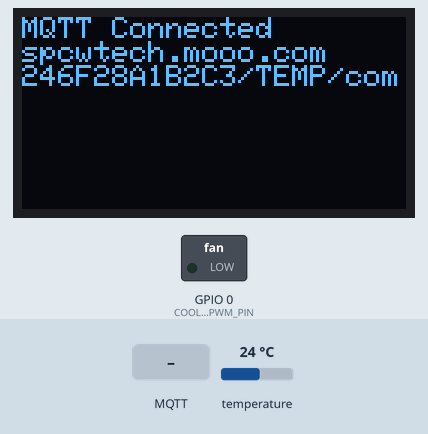
This sketch was run on a simulated ESP32-C3. Shown: 128×64 one-colour display, switched loads named in the sketch (green lamp = pin HIGH). The test bench sets the inputs (shaded band); at power-on: temperature 24 °C. WiFi joins after 1.5 s; servers stay silent unless stated; EEPROM starts erased; no MQTT or app messages arrive unless stated; what the sketch prints to the serial monitor is not drawn.

Above: at 5.9 s.
6.0 s: MQTT message "save" arrives on the first subscribed topic
At 7.2 s:
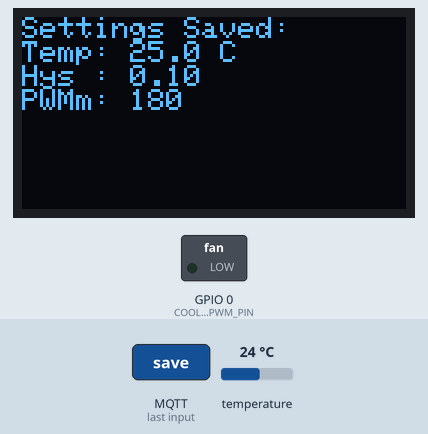
9.0 s: temperature set to 25.9 °C
At 11.2 s:
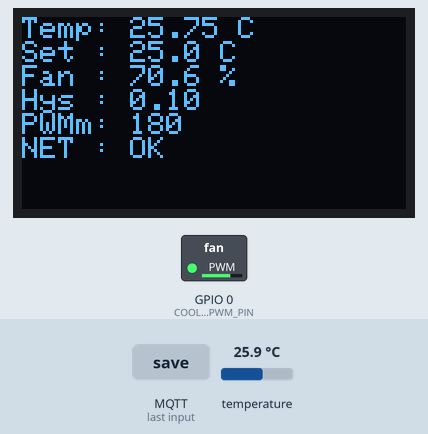
11.6 s: temperature set to 28 °C
At 13.9 s:
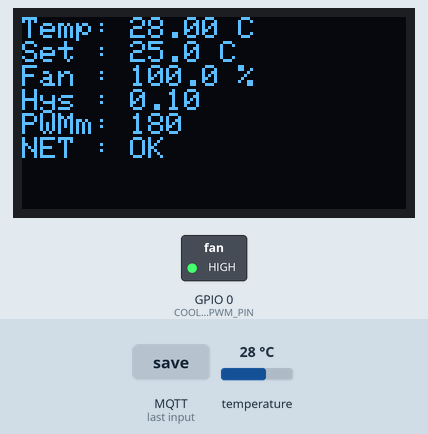
14.2 s: temperature set to 12 °C
At 16.1 s:
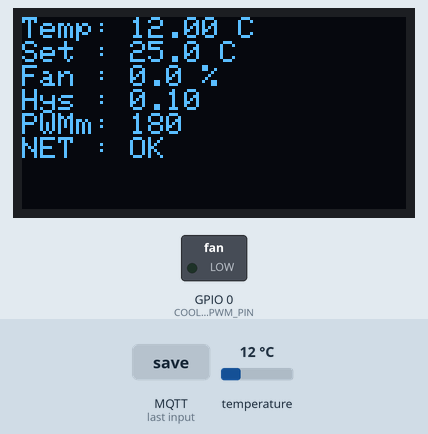
Timing chart, 0 to 17.6 s (numbered marks = the images above; inputs shaded):
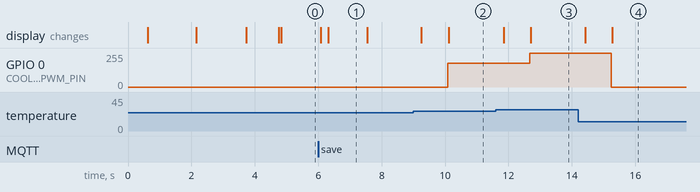

The sketch:

esp32c3tempcon.ino
```cpp
#include <WiFi.h>
#include <PubSubClient.h>
#include <OneWire.h>
#include <DallasTemperature.h>
#include <Adafruit_SSD1306.h>
#include <Adafruit_GFX.h>
#include <EEPROM.h>
#include <ArduinoJson.h>
#include <string.h>
#include <cmath>
#include <WiFiUdp.h>
#include <esp_wifi.h>
// --- 설정 ---
// EEPROM 주소 정의
#define EEPROM_SIZE 128
#define SET_TEMP_ADDR 0
#define HYSTERESIS_ADDR 4
#define PWM_MIN_ADDR 8

// 온도 시리얼 출력 설정
const long SERIAL_TEMP_INTERVAL = 1000;
unsigned long last_serial_temp_time = 0;

// Wi-Fi 설정
//const char* WIFI_SSID = "SK_4974_2.4G";
const char* WIFI_SSID = "SK_4974_2.4G"; // 사용하시는 WiFi SSID로 변경하세요
const char* WIFI_PASSWORD = "BQP06@0276";       // 사용하시는 WiFi 비밀번호로 변경하세요

// MQTT 설정
const char* mqtt_server = "spcwtech.mooo.com";
const int mqtt_port = 1883;
String mqtt_client_id; // MAC 주소 기반 고유 ID (String 사용)
String topic_pub;      // 발행 토픽 (String 사용)
String topic_sub;      // 구독 토픽 (String 사용)

WiFiClient espClient;
PubSubClient client(espClient);

// UDP 브로드캐스팅 설정
WiFiUDP udp;
IPAddress broadcastIP(255, 255, 255, 255);
const int UDP_PORT = 4210; // UDP 포트 설정

// 하트비트 설정
unsigned long last_heartbeat_time = 0;
const long HEARTBEAT_INTERVAL = 10000;

// 온도 및 제어 설정
float current_set_temp = 26.0;
unsigned long last_publish_time = 0;
const long PUBLISH_INTERVAL = 5000;
const float KP = 30000.0;
const int PWM_MIN_RAW = 40000;
const int PWM_MAX_RAW = 65535;
int PWM_MIN = 180; // 이 값은 EEPROM에서 읽어옵니다.
const int PWM_MAX = 255;
const long CONTROL_INTERVAL = 1000;
float HYSTERESIS = 0.1; // 이 값은 EEPROM에서 읽어옵니다.
unsigned long last_control_time = 0;
bool cooler_state = false;
int current_pwm_value = 0;

// --- LEDC PWM 설정 (고주파 소음 및 주파수 제어를 위함) ---
const int PWM_FREQUENCY = 25000;     // 목표 PWM 주파수 (25kHz)
const int LEDC_CHANNEL_COOLER = 0;   // LEDC 채널 (ESP32-C3는 0-5 사용 가능)
const int LEDC_RESOLUTION = 8;       // PWM 해상도 (8비트: 0-255 범위)

// --- 하드웨어 핀 정의 (ESP32-C3) ---
const int I2C_SCL_PIN = 9;    // ESP32-C3 GPIO9
const int I2C_SDA_PIN = 8;    // ESP32-C3 GPIO8
#define OLED_WIDTH 128
#define OLED_HEIGHT 64
Adafruit_SSD1306 display(OLED_WIDTH, OLED_HEIGHT, &Wire, -1); // RST 핀 미사용 시 -1
const int COOLER_PWM_PIN = 0; // ESP32-C3 GPIO0 (LEDC 제어)
const int ONEWIRE_PIN = 2;    // ESP32-C3 GPIO2

// Serial1 TX pin for temperature data (ESP32-C3)
const int SERIAL1_TX_PIN = 21; // ESP32-C3 GPIO21
const int SERIAL1_RX_PIN = -1; // RX 핀 미사용

OneWire oneWire(ONEWIRE_PIN);
DallasTemperature sensors(&oneWire);
DeviceAddress insideThermometer;

// --- 함수 정의 ---
void send_temperature_via_serial1(float temperature) {
  unsigned long current_time = millis();
  if (current_time - last_serial_temp_time >= SERIAL_TEMP_INTERVAL) {
    Serial1.print(temperature);
    Serial1.print("\n");
    last_serial_temp_time = current_time;
  }
}

// 기존 코드의 broadcast_via_udp 함수를 아래와 같이 변경합니다:
void broadcast_via_udp(const char* topic, const char* message) {
  // ESP8266에서 작동하는 방식 그대로 구현
  IPAddress broadcastAddress(255, 255, 255, 255);

  Serial.println("UDP 브로드캐스트 시작...");
  if (udp.beginPacket(broadcastAddress, UDP_PORT)) {
    // 토픽만 보내거나 (하트비트) 또는 토픽:메시지 형태로 보내기
    String udpMessage;
    if (strcmp(message, "a") == 0) {
      // 하트비트인 경우 - ESP8266 코드와 동일하게 토픽만 전송
      udpMessage = String(topic);
    } else {
      // 일반 데이터인 경우 - 토픽:메시지 형태로 전송
      udpMessage = String(topic) + ":" + String(message);
    }

    // 메시지 쓰기
    udp.write((const uint8_t*)udpMessage.c_str(), udpMessage.length());

    // 패킷 전송 마무리
    if (udp.endPacket()) {
      Serial.printf("UDP 패킷 전송 성공: %s\n", udpMessage.c_str());
    } else {
      Serial.println("UDP 패킷 전송 실패!");
    }
  } else {
    Serial.println("UDP 패킷 시작 실패!");
  }
}

void send_heartbeat() {
  unsigned long current_time = millis();
  if (current_time - last_heartbeat_time >= HEARTBEAT_INTERVAL) {
    if (client.connected()) {
      client.publish(topic_pub.c_str(), "a", false);
      Serial.printf("Heartbeat sent (MQTT): %s -> a\n", topic_pub.c_str());
    } else {
      Serial.println("Heartbeat: MQTT not connected, skipping MQTT send.");
    }
    broadcast_via_udp(topic_pub.c_str(), "a");
    last_heartbeat_time = current_time;
  }
}

void display_message(String line1 = "", String line2 = "", String line3 = "", String line4 = "") {
  display.clearDisplay();
  display.setTextSize(1);
  display.setTextColor(SSD1306_WHITE);
  display.setCursor(0, 0);
  if (line1 != "") display.println(line1);
  if (line2 != "") display.println(line2);
  if (line3 != "") display.println(line3);
  if (line4 != "") display.println(line4);
  display.display();
}

void save_all_settings() {
  EEPROM.put(SET_TEMP_ADDR, current_set_temp);
  EEPROM.put(HYSTERESIS_ADDR, HYSTERESIS);
  EEPROM.put(PWM_MIN_ADDR, PWM_MIN);
  if (EEPROM.commit()) {
    Serial.println("모든 설정이 EEPROM에 저장됨");
    display_message("Settings Saved:",
                    "Temp: " + String(current_set_temp, 1) + " C",
                    "Hys : " + String(HYSTERESIS, 2),
                    "PWMm: " + String(PWM_MIN));
  } else {
    Serial.println("EEPROM commit failed");
    display_message("EEPROM Save", "Failed!");
  }
  delay(1000);
}

float read_set_temp() {
  float temp;
  EEPROM.get(SET_TEMP_ADDR, temp);
  Serial.printf("EEPROM에서 설정 온도 읽기: %.1f C\n", temp);
  if (isnan(temp) || temp < 0.0 || temp > 50.0) {
    Serial.println("EEPROM 설정 온도 값이 유효하지 않거나 범위를 벗어나므로 기본값(25.0C)을 사용하고 저장합니다.");
    temp = 25.0;
    EEPROM.put(SET_TEMP_ADDR, temp);
    EEPROM.commit();
  }
  return temp;
}

void control_temperature(float current_temp) {
  unsigned long current_time = millis();
  if (current_time - last_control_time >= CONTROL_INTERVAL) {
    float error = current_temp - current_set_temp;

    if (!cooler_state && error > HYSTERESIS) {
      cooler_state = true;
      Serial.println("쿨러 켜짐");
    } else if (cooler_state && error < -HYSTERESIS) {
      cooler_state = false;
      Serial.println("쿨러 꺼짐");
    }

    int pwm_value_output = 0; // LEDC에 쓸 최종 값 (0-255 for 8-bit)
    if (cooler_state) {
      float pwm_value_calc_float = max(0.0f, error) * KP;
      int pwm_value_raw = min((int)PWM_MAX_RAW, max((int)PWM_MIN_RAW, (int)pwm_value_calc_float));
      pwm_value_output = map(pwm_value_raw, PWM_MIN_RAW, PWM_MAX_RAW, PWM_MIN, PWM_MAX);
      pwm_value_output = constrain(pwm_value_output, 0, 255); // 8비트 LEDC 해상도에 맞게 0-255 범위 유지

      ledcWrite(LEDC_CHANNEL_COOLER, pwm_value_output); // LEDC로 PWM 출력
      current_pwm_value = pwm_value_output; // 현재 PWM 값을 저장 (표시용)
    } else {
      ledcWrite(LEDC_CHANNEL_COOLER, 0); // LEDC로 PWM 출력 중지
      current_pwm_value = 0;
    }
    last_control_time = current_time;
  }
}

void process_sensors_and_update() {
  sensors.requestTemperatures();
  float temperature = sensors.getTempCByIndex(0);

  if (temperature != DEVICE_DISCONNECTED_C && temperature != 85.0 && temperature != -127.0) {
    send_temperature_via_serial1(temperature);
    control_temperature(temperature);

    unsigned long current_time = millis();
    if (current_time - last_publish_time >= PUBLISH_INTERVAL) {
      StaticJsonDocument<192> jsonDoc;
      jsonDoc["temp"] = round(temperature * 100) / 100.0;
      jsonDoc["set_temp"] = round(current_set_temp * 10) / 10.0;
      jsonDoc["pwm_value"] = current_pwm_value;
      jsonDoc["cooler_state"] = cooler_state;
      jsonDoc["hysteresis"] = HYSTERESIS;
      jsonDoc["pwm_min"] = PWM_MIN;

      char jsonBuffer[192];
      serializeJson(jsonDoc, jsonBuffer);

      if (client.connected()){
        client.publish(topic_pub.c_str(), jsonBuffer, true);
        Serial.printf("Published (MQTT): %s\n", jsonBuffer);
      } else {
        Serial.println("Publish: MQTT not connected, skipping MQTT publish.");
      }
      broadcast_via_udp(topic_pub.c_str(), jsonBuffer);
      last_publish_time = current_time;
    }

    display.clearDisplay();
    display.setCursor(0, 0);
    display.setTextSize(1);
    display.setTextColor(SSD1306_WHITE);

    char buffer[30]; // 버퍼 크기 약간 늘림
    sprintf(buffer, "Temp: %.2f C", temperature);
    display.println(buffer);
    sprintf(buffer, "Set : %.1f C", current_set_temp);
    display.println(buffer);
    float fan_percent = (current_pwm_value > 0) ? ((float)current_pwm_value / 255.0 * 100.0) : 0.0; // 255 기준 백분율
    sprintf(buffer, "Fan : %.1f %%", fan_percent);
    display.println(buffer);
    sprintf(buffer, "Hys : %.2f", HYSTERESIS);
    display.println(buffer);
    sprintf(buffer, "PWMm: %d", PWM_MIN);
    display.println(buffer);

    if (WiFi.status() != WL_CONNECTED) {
        display.println("WiFi: Disconn");
    } else if (!client.connected()) {
        display.println("MQTT: Disconn");
    } else {
        display.println("NET : OK");
    }
    display.display();
  } else {
    Serial.println("Error reading temperature");
    display_message("Temp Reading", "Error!");
    delay(1000);
  }
}

void reconnect() {
  int retries = 0;
  while (!client.connected() && retries < 5) {
    Serial.print("MQTT 연결 시도 중...");
    display_message("MQTT Connecting", mqtt_server);

    if (client.connect(mqtt_client_id.c_str())) {
      Serial.println("연결됨");
      client.subscribe(topic_sub.c_str());
      display_message("MQTT Connected", mqtt_server, topic_sub.c_str());
      delay(1000);
    } else {
      Serial.print("실패, rc=");
      Serial.print(client.state());
      Serial.println(" 5초 후 다시 시도");
      display_message("MQTT Failed", "RC: " + String(client.state()), "Retrying...");
      delay(5000);
    }
    retries++;
  }
  if (!client.connected()) {
    Serial.println("MQTT 연결 실패 후 재시도 제한 도달.");
  }
}

void callback(char* topic, byte* payload, unsigned int length) {
  Serial.print("메시지 수신 [");
  Serial.print(topic);
  Serial.print("] ");
  String message = "";
  for (unsigned int i = 0; i < length; i++) {
    message += (char)payload[i];
  }
  Serial.println(message);

  if (message == "save") {
    Serial.println("명시적 저장 명령 수신됨 ('save' 문자열)");
    save_all_settings();
    return;
  }

  StaticJsonDocument<128> jsonDoc;
  DeserializationError error = deserializeJson(jsonDoc, payload, length);

  if (!error) {
    if (jsonDoc.containsKey("settemp")) {
      float new_temp = jsonDoc["settemp"].as<float>();
      if (new_temp >= 0.0 && new_temp <= 50.0) {
        current_set_temp = new_temp;
        Serial.printf("MQTT를 통해 설정 온도 업데이트됨: %.1f C\n", current_set_temp);
      } else {
        Serial.println("MQTT를 통해 유효하지 않은 온도 범위를 수신함");
      }
    }
    if (jsonDoc.containsKey("hysteresis")) {
      float new_hysteresis = jsonDoc["hysteresis"].as<float>();
      if (new_hysteresis >= 0.05 && new_hysteresis <= 2.0) {
        HYSTERESIS = new_hysteresis;
        Serial.printf("MQTT를 통해 히스테리시스 업데이트됨: %.2f\n", HYSTERESIS);
      } else {
        Serial.println("MQTT를 통해 유효하지 않은 히스테리시스 범위를 수신함");
      }
    }
    if (jsonDoc.containsKey("pwm_min")) {
      int new_pwm_min = jsonDoc["pwm_min"].as<int>();
      if (new_pwm_min >= 0 && new_pwm_min <= 255) { // 0-255 범위 확인
        PWM_MIN = new_pwm_min;
        Serial.printf("MQTT를 통해 PWM_MIN 업데이트됨: %d\n", PWM_MIN);
      } else {
        Serial.println("MQTT를 통해 유효하지 않은 PWM_MIN 범위를 수신함");
      }
    }
    if (jsonDoc.containsKey("save") && jsonDoc["save"].as<bool>()) {
      Serial.println("JSON을 통한 저장 명령 수신됨 (save: true)");
      save_all_settings();
    }
  } else {
    Serial.print("MQTT 페이로드 JSON 파싱 오류: ");
    Serial.println(error.c_str());
  }
}

void setup_wifi() {
  delay(10);
  Serial.println();
  Serial.printf("%s에 연결 중\n", WIFI_SSID);
  display_message("WiFi Connecting", WIFI_SSID);
  esp_wifi_set_max_tx_power(20);
  WiFi.mode(WIFI_STA);
  WiFi.begin(WIFI_SSID, WIFI_PASSWORD);

  unsigned long wifi_connect_start = millis();
  while (WiFi.status() != WL_CONNECTED && (millis() - wifi_connect_start < 20000)) { // 20초 타임아웃
    delay(500);
    Serial.print(".");
  }

  if (WiFi.status() == WL_CONNECTED) {
    Serial.println("\nWiFi 연결됨");
    Serial.print("IP 주소: ");
    Serial.println(WiFi.localIP());
    display_message("WiFi connected!", WiFi.localIP().toString());
  } else {
    Serial.println("\nWiFi 연결 실패");
    display_message("WiFi Failed!", "Check SSID/Pass");
  }
  delay(1000);
}

void setup_mqtt() {
  String macAddress = WiFi.macAddress();
  macAddress.replace(":", "");
  mqtt_client_id = macAddress;
  topic_pub = mqtt_client_id + "/TEMP"+"/sta";
  topic_sub = mqtt_client_id + "/TEMP"+"/com";

  Serial.printf("MQTT 클라이언트 ID: %s\n", mqtt_client_id.c_str());
  Serial.printf("MQTT 발행 토픽: %s\n", topic_pub.c_str());
  Serial.printf("MQTT 구독 토픽: %s\n", topic_sub.c_str());

  client.setServer(mqtt_server, mqtt_port);
  client.setCallback(callback);
}

void setup_temp_sensor() {
  sensors.begin();
  Serial.print("발견된 ");
  Serial.print(sensors.getDeviceCount(), DEC);
  Serial.println(" Dallas 온도 센서");
  if (!sensors.getAddress(insideThermometer, 0)) {
    Serial.println("장치 0의 주소를 찾을 수 없음");
    display_message("Temp Sensor", "Not Found!");
    delay(2000);
  } else {
    Serial.print("장치 0의 주소: ");
    for (uint8_t i = 0; i < 8; i++) {
      if (insideThermometer[i] < 16) Serial.print("0"); // HEX 출력 시 자리수 맞춤
      Serial.print(insideThermometer[i], HEX);
      Serial.print(" ");
    }
    Serial.println();
  }
  sensors.setResolution(insideThermometer, 10); // 해상도 설정 (9, 10, 11, or 12 bits)
}

void setup_udp() {
  // ESP8266 방식처럼 단순하게 초기화
  if (udp.begin(UDP_PORT)) {
    Serial.printf("UDP 브로드캐스팅 초기화됨 (포트: %d)\n", UDP_PORT);

    // 테스트 패킷 전송 시도
    delay(500);
    Serial.println("UDP 테스트 패킷 전송 시도...");
    IPAddress test_ip(255, 255, 255, 255);
    if (udp.beginPacket(test_ip, UDP_PORT)) {
      String test_msg = topic_pub + "/TEST";
      udp.write((const uint8_t*)test_msg.c_str(), test_msg.length());
      if (udp.endPacket()) {
        Serial.println("UDP 테스트 패킷 전송 성공!");
      } else {
        Serial.println("UDP 테스트 패킷 전송 실패!");
      }
    } else {
      Serial.println("UDP 테스트 패킷 시작 실패!");
    }
  } else {
    Serial.println("UDP 초기화 실패");
  }
}

void setup() {
  Serial.begin(115200);
  while (!Serial && millis() < 2000); // 네이티브 USB C3의 경우 시리얼 포트 연결 대기
  Serial.println("\n부팅 중 (ESP32-C3 온도 조절기)");

  Serial1.begin(115200, SERIAL_8N1, SERIAL1_RX_PIN, SERIAL1_TX_PIN);
  Serial.printf("Serial1 (TX on GPIO%d) 초기화됨 - 115200 baud\n", SERIAL1_TX_PIN);

  Wire.begin(I2C_SDA_PIN, I2C_SCL_PIN); // ESP32 I2C0용 SDA, SCL 지정

  // --- LEDC PWM 설정 ---
  // ledcSetup 함수는 설정된 실제 주파수를 반환합니다.
  double actualFrequency = ledcSetup(LEDC_CHANNEL_COOLER, PWM_FREQUENCY, LEDC_RESOLUTION);
  Serial.printf("LEDC 채널 %d 설정: 요청 주파수 %dHz, 실제 주파수 %.2fHz, 해상도 %d-bit\n",
                LEDC_CHANNEL_COOLER, PWM_FREQUENCY, actualFrequency, LEDC_RESOLUTION);

  // PWM 핀(COOLER_PWM_PIN)을 설정된 LEDC 채널에 연결합니다.
  ledcAttachPin(COOLER_PWM_PIN, LEDC_CHANNEL_COOLER);
  Serial.printf("쿨러 PWM 핀 %d번이 LEDC 채널 %d번에 연결됨\n", COOLER_PWM_PIN, LEDC_CHANNEL_COOLER);
  // --- LEDC PWM 설정 완료 ---

  if (!EEPROM.begin(EEPROM_SIZE)) {
    Serial.println("EEPROM 시작 실패!");
    display_message("EEPROM Error", "Init Failed!");
    delay(2000);
    // ESP.restart(); // EEPROM이 매우 중요하다면 재시작 고려
  }

  if (!display.begin(SSD1306_SWITCHCAPVCC, 0x3C)) { // 사용 중인 OLED의 I2C 주소 확인
    Serial.println(F("SSD1306 할당 실패"));
    while (true); // 여기서 멈춤
  }
  display_message("Initializing...");
  delay(500);

  EEPROM.get(HYSTERESIS_ADDR, HYSTERESIS);
  if (isnan(HYSTERESIS) || HYSTERESIS < 0.05 || HYSTERESIS > 2.0) {
    HYSTERESIS = 0.1; // 기본값
    EEPROM.put(HYSTERESIS_ADDR, HYSTERESIS);
    EEPROM.commit();
    Serial.println("EEPROM 히스테리시스 값이 유효하지 않아 기본값(0.1)으로 설정 및 저장됨.");
  }
  Serial.printf("EEPROM에서 히스테리시스 읽기: %.2f\n", HYSTERESIS);

  EEPROM.get(PWM_MIN_ADDR, PWM_MIN);
  if (PWM_MIN < 0 || PWM_MIN > 255) { // int형에는 isnan() 불필요
    PWM_MIN = 180; // 기본값
    EEPROM.put(PWM_MIN_ADDR, PWM_MIN);
    EEPROM.commit();
    Serial.println("EEPROM PWM_MIN 값이 유효하지 않아 기본값(180)으로 설정 및 저장됨.");
  }
  Serial.printf("EEPROM에서 PWM_MIN 읽기: %d\n", PWM_MIN);

  setup_wifi();
  if (WiFi.status() == WL_CONNECTED) {
    setup_mqtt();
    setup_udp();
  }

  setup_temp_sensor();
  current_set_temp = read_set_temp(); // NaN 처리 및 기본값 저장 로직 포함
  display_message("Set Temp Read:", String(current_set_temp, 1) + " C");
  delay(1000);

  // LEDC를 사용하므로 pinMode(COOLER_PWM_PIN, OUTPUT)는 필요 없습니다.
  // 초기 쿨러 상태는 OFF로 설정 (LEDC 사용)
  ledcWrite(LEDC_CHANNEL_COOLER, 0); // 쿨러 PWM 출력을 0으로 시작
  Serial.println("초기 쿨러 PWM 상태: OFF (LEDC 값 0)");
}

void loop() {
  if (WiFi.status() != WL_CONNECTED) {
    Serial.println("WiFi 연결 끊김. 재연결 시도 중...");
    display_message("WiFi Lost", "Reconnecting...");
    setup_wifi();
    if (WiFi.status() == WL_CONNECTED) {
      setup_mqtt(); // WiFi 재연결 시 MQTT도 재설정
    }
  } else {
    if (!client.connected()) {
      reconnect();
    }
    if (client.connected()){
      client.loop();
    }
  }

  process_sensors_and_update();
  send_heartbeat();

  delay(200); // 메인 루프 지연
}
```

Measured:
- the behaviour switches between 25.2 and 25.3 °C on temperature (found by bisection; images 1 and 2)
- after the input at 6.0 s, the display: first differs from a run without the input after 0.32 s (image 1)
- after the input at 9.0 s, GPIO 0 (COOLER_PWM_PIN): 0/255 → 179/255 after 1.1 s; the display: first changes after 0.26 s (image 2 shows a later state)
- after the input at 11.6 s, GPIO 0 (COOLER_PWM_PIN): 179/255 → 255/255 after 1.1 s; the display: first changes after 0.25 s (image 3 shows a later state)
- after the input at 14.2 s, GPIO 0 (COOLER_PWM_PIN): 255/255 → 0/255 after 1.0 s; the display: first changes after 0.22 s (image 4 shows a later state)
- what the display in image 1 shows lasts 1.2 s, from 6.3 s to 7.5 s
